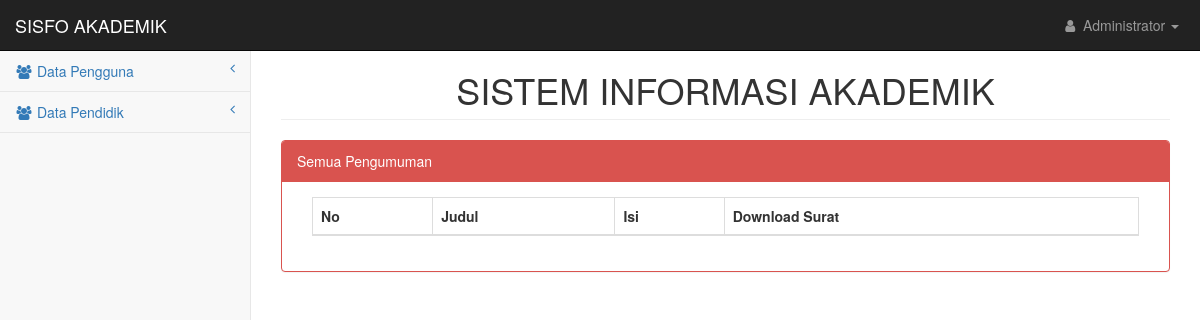
/pages/index.php (signed in), run on an earlier commit of the app's database.
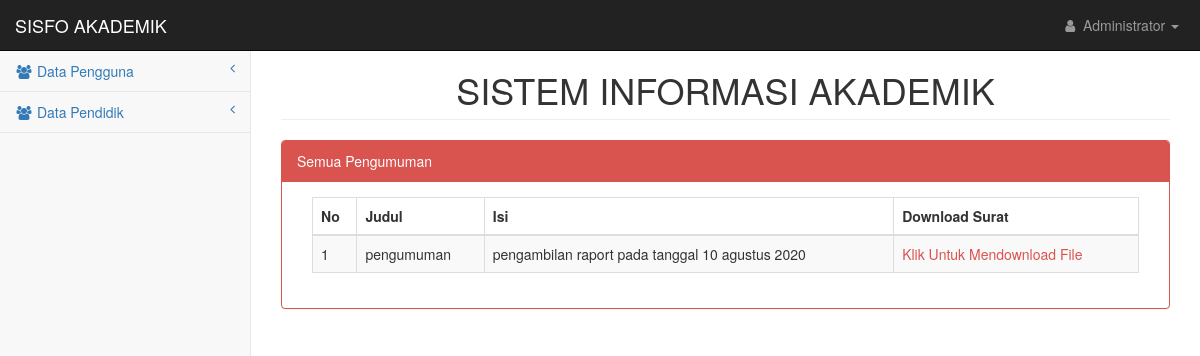
And on a later commit of the database.
### tables this page shows
CREATE TABLE `tb_pengumuman` (
  `id_pengumuman` int(5) NOT NULL,
  `file` varchar(50) NOT NULL,
  `judul` varchar(100) NOT NULL,
  `isi` text NOT NULL
);

### pages/index.php (the view, shortened to what the changed rows need)
<?php
include 'header.php';
$level =    $_SESSION['level'];
?>
        <div id="page-wrapper">
            <div class="container-fluid">
                <div class="row">
                    <div class="col-lg-12">
                        <center><h1 class="page-header">SISTEM INFORMASI AKADEMIK</h1></center>
                    </div>
                </div>
                 <?php if($level == 'Wali Murid' || $level == 'admin'){ ?>
                <div class="row">
                        <div class="col-lg-12">
                            <div class="panel panel-red">
                                <div class="panel-body">
                                    <div class="table-responsive col-md-12">
                                        <table class="table table-striped table-bordered table-hover" id="dataTables-example">
                                            <thead>
                                                <tr>
                                                    <th>No</th>
                                                    <th>Judul</th>
                                                    <th>Isi</th>
                                                    <th>Download Surat</th>
                                                </tr>
                                            </thead>
                                            <tbody>
                                                <?php
                                                $no = 1;
                                                $sql = mysqli_query($connect, "Select * from tb_pengumuman");
                                                while($data = mysqli_fetch_array($sql)){
                                                ?>
                                                <tr class="odd gradeX">
                                                    <td><?php echo $no++; ?></td>
                                                    <td><?php echo $data['judul']; ?></td>
                                                    <td><?php echo $data['isi']; ?></td>
                                                    <td><a href="../files/<?php echo $data['file']; ?>" target="_blank">Klik Untuk Mendownload File</a></td>
                                                </tr>
                                                <?php } ?>
                                            </tbody>
                                        </table>
                                    </div>
                                </div>
                            </div>
                        </div>
                    </div>
                    <?php } ?>
            </div>
        </div>
<?php
include 'footer.php';
?>

### pages/header.php (shortened to what the changed rows need)
<!DOCTYPE html>
<html lang="en">
    <head>
        <link href="../css/bootstrap.min.css" rel="stylesheet">
        <link href="../css/metisMenu.min.css" rel="stylesheet">
        <link href="../css/dataTables/dataTables.bootstrap.css" rel="stylesheet">
        <link href="../css/dataTables/dataTables.responsive.css" rel="stylesheet">
        <link href="../css/startmin.css" rel="stylesheet">
        <link href="../css/font-awesome.min.css" rel="stylesheet" type="text/css">
        <link href="../css/font-awesome.min.css" rel="stylesheet" type="text/css">
    </head>
    <body>
        <div id="wrapper">
            <nav class="navbar navbar-inverse navbar-fixed-top" role="navigation">
                <div class="navbar-header">
                    <a class="navbar-brand" href="index.php">SISFO AKADEMIK</a>
                </div>
            </nav>

What changed in the data, as far as the page shows it:
added tb_pengumuman: judul "pengumuman", isi "pengambilan raport pada tanggal 10 agustus 2020"
